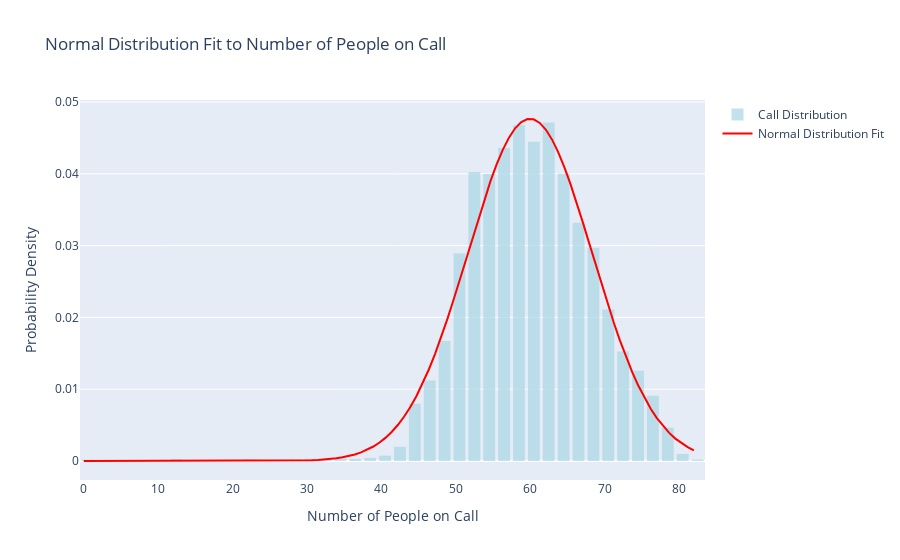

Notebook code cell kept with this figure:
### Code cell
from scipy.stats import norm

def plot_normal_distribution_fit(num_calls_in_progress):
    # Fit a normal distribution to the num_calls_in_progress data
    mu, std = norm.fit(num_calls_in_progress)
    x_values = np.linspace(min(num_calls_in_progress), max(num_calls_in_progress), 100)
    pdf = norm.pdf(x_values, mu, std)

    # Create the figure and add the histogram for call distribution
    fig = go.Figure()
    fig.add_trace(go.Histogram(
        x=num_calls_in_progress,
        histnorm='probability density',
        name='Call Distribution',
        nbinsx=60,  # Adjust the number of bins as necessary
        marker_color='lightblue',
        opacity=0.75
    ))

    # Add the scatter plot for the normal distribution fit
    fig.add_trace(go.Scatter(
        x=x_values,
        y=pdf,
        name='Normal Distribution Fit',
        line=dict(color='red', width=2)
    ))

    # Update the layout of the figure
    fig.update_layout(
        title='Normal Distribution Fit to Number of People on Call',
        xaxis_title='Number of People on Call',
        yaxis_title='Probability Density',
        bargap=0.2  # Adjust the gap between bars if necessary
    )

    # Show the figure
    fig.show()

# Assuming that num_calls_in_progress is already defined from the previous code
plot_normal_distribution_fit(num_calls_in_progress_a)

### Figure 1 — Plotly figure (JSON) as saved in the notebook; plotly's stock layout.template omitted (floating-point values rounded to 4 significant figures; data arrays with more than 128 entries replaced by an {"elided": "..."} marker saying what was removed)
{"data": [{"histnorm": "probability density", "marker": {"color": "lightblue"}, "name": "Call Distribution", "nbinsx": 60, "opacity": 0.75, "type": "histogram", "x": {"elided": "28801 int values"}}, {"line": {"color": "red", "width": 2}, "name": "Normal Distribution Fit", "type": "scatter", "x": [0, 0.8283, 1.657, 2.485, 3.313, 4.141, 4.97, 5.798, 6.626, 7.455, 8.283, 9.111, 9.939, 10.77, 11.6, 12.42, 13.25, 14.08, 14.91, 15.74, 16.57, 17.39, 18.22, 19.05, 19.88, 20.71, 21.54, 22.36, 23.19, 24.02, 24.85, 25.68, 26.51, 27.33, 28.16, 28.99, 29.82, 30.65, 31.47, 32.3, 33.13, 33.96, 34.79, 35.62, 36.44, 37.27, 38.1, 38.93, 39.76, 40.59, 41.41, 42.24, 43.07, 43.9, 44.73, 45.56, 46.38, 47.21, 48.04, 48.87, 49.7, 50.53, 51.35, 52.18, 53.01, 53.84, 54.67, 55.49, 56.32, 57.15, 57.98, 58.81, 59.64, 60.46, 61.29, 62.12, 62.95, 63.78, 64.61, 65.43, 66.26, 67.09, 67.92, 68.75, 69.58, 70.4, 71.23, 72.06, 72.89, 73.72, 74.55, 75.37, 76.2, 77.03, 77.86, 78.69, 79.52, 80.34, 81.17, 82], "y": [3.337e-13, 6.751e-13, 1.352e-12, 2.682e-12, 5.269e-12, 1.025e-11, 1.974e-11, 3.766e-11, 7.113e-11, 1.33e-10, 2.464e-10, 4.52e-10, 8.209e-10, 1.476e-09, 2.63e-09, 4.637e-09, 8.099e-09, 1.401e-08, 2.399e-08, 4.068e-08, 6.831e-08, 1.136e-07, 1.871e-07, 3.051e-07, 4.926e-07, 7.877e-07, 1.247e-06, 1.956e-06, 3.037e-06, 4.669e-06, 7.109e-06, 1.072e-05, 1.6e-05, 2.366e-05, 3.464e-05, 5.022e-05, 7.21e-05, 0.0001025, 0.0001443, 0.0002012, 0.0002777, 0.0003797, 0.0005139, 0.0006889, 0.0009145, 0.001202, 0.001565, 0.002017, 0.002574, 0.003254, 0.004073, 0.005048, 0.006196, 0.00753, 0.009063, 0.0108, 0.01275, 0.0149, 0.01724, 0.01976, 0.02242, 0.0252, 0.02804, 0.0309, 0.03372, 0.03643, 0.03899, 0.04131, 0.04334, 0.04504, 0.04634, 0.04721, 0.04764, 0.04759, 0.04709, 0.04613, 0.04476, 0.043, 0.04091, 0.03854, 0.03595, 0.03321, 0.03038, 0.02752, 0.02469, 0.02193, 0.01929, 0.0168, 0.01449, 0.01238, 0.01047, 0.008769, 0.007273, 0.005974, 0.004859, 0.003913, 0.003121, 0.002465, 0.001927, 0.001493]}], "layout": {"bargap": 0.2, "title": {"text": "Normal Distribution Fit to Number of People on Call"}, "xaxis": {"title": {"text": "Number of People on Call"}}, "yaxis": {"title": {"text": "Probability Density"}}}}
